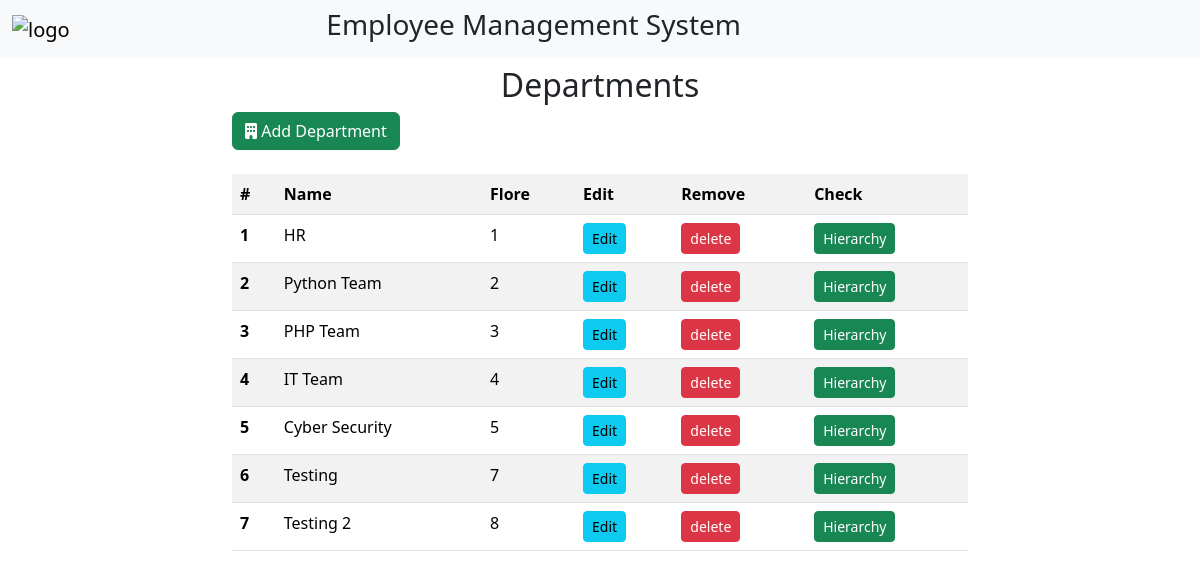
/departments/, run on an earlier commit of the app's database.
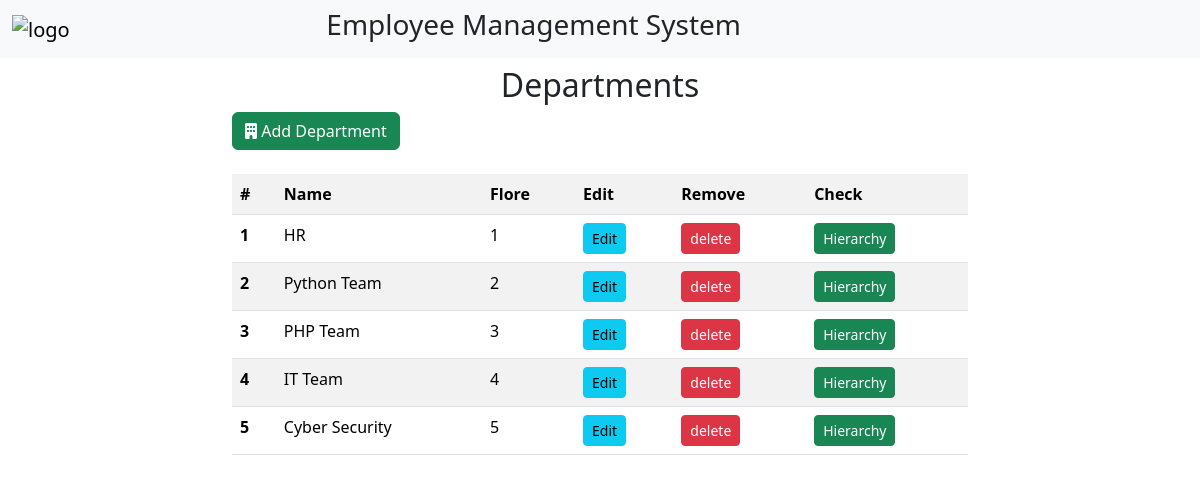
And on a later commit of the database.
### emsApp/models.py (models this page shows, shortened)
class Department(models.Model):
    name = models.CharField(max_length=200)
    floor = models.IntegerField()

### emsApp/views.py (the view)
# urls.py: path('departments/', views.departments, name="departments"),
def departments(request):
    departments = Department.objects.all()
    context = {'departments' : departments}
    return render(request,"departments.html", context)

### templates/departments.html
{% extends "base.html" %}
{% block content %}
<div class="container">
    <div class="row">
        <div class="col col-lg-8 m-auto">
            <h2 class="text-center mt-2">Departments</h2>
            <a href="/add/department/" class="btn btn-success"><i class="fa-solid fa-building"></i> Add Department</a>
            <table class="table table-striped table-hover mt-4">
                <tr>
                    <th scope="col">#</th>
                    <th scope="col">Name</th>
                    <th scope="col">Flore</th>
                    <th scope="col">Edit</th>
                    <th scope="col">Remove</th>
                    <th scope="col">Check</th>
                </tr>
                {% for department in departments %}
                <tr>
                    <th>{{department.id}}</th>
                    <td>{{department.name}}</td>
                    <td>{{department.floor}}</td>
                    <td><a href="/edit/department/{{department.id}}" class="btn btn-sm btn-info">Edit</a></td>
                    <td><a href="/delete/department/{{department.id}}" class="btn btn-sm btn-danger">delete</a></td>
                    <td><a href="/hierarchy/{{department.id}}" class="btn btn-sm btn-success">Hierarchy</a></td>
                </tr>
                {% endfor %}
            </table>
        </div>
    </div>
</div>
{% endblock content %}

What changed in the data, as far as the page shows it:
removed Department: id "6", name "Testing", floor "7"
removed Department: id "7", name "Testing 2", floor "8"
